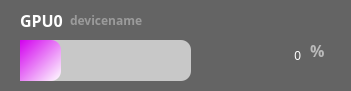
    <widget class="QFrame" name="frame_5">
     <property name="geometry">
      <rect>
       <x>400</x>
       <y>30</y>
       <width>351</width>
       <height>91</height>
      </rect>
     </property>
     <property name="styleSheet">
      <string notr="true">background-color:rgb(100, 100, 100);
border-style:solid;
border-radius: 10px;</string>
     </property>
     <property name="frameShape">
      <enum>QFrame::Shape::StyledPanel</enum>
     </property>
     <property name="frameShadow">
      <enum>QFrame::Shadow::Raised</enum>
     </property>
     <widget class="QLabel" name="cpu_name_7">
      <property name="geometry">
       <rect>
        <x>20</x>
        <y>10</y>
        <width>51</width>
        <height>21</height>
       </rect>
      </property>
      <property name="font">
       <font>
        <family>맑은 고딕</family>
        <pointsize>12</pointsize>
        <italic>false</italic>
        <bold>true</bold>
       </font>
      </property>
      <property name="styleSheet">
       <string notr="true">font: 700 12pt &quot;맑은 고딕&quot;;
color: rgb(255, 255, 255)</string>
      </property>
      <property name="text">
       <string>GPU0</string>
      </property>
     </widget>
     <widget class="QLabel" name="label_16">
      <property name="geometry">
       <rect>
        <x>170</x>
        <y>110</y>
        <width>91</width>
        <height>31</height>
       </rect>
      </property>
      <property name="styleSheet">
       <string notr="true">font: 700 14pt &quot;맑은 고딕&quot;;</string>
      </property>
      <property name="text">
       <string>0%</string>
      </property>
     </widget>
     <widget class="QLabel" name="label_17">
      <property name="geometry">
       <rect>
        <x>30</x>
        <y>140</y>
        <width>131</width>
        <height>31</height>
       </rect>
      </property>
      <property name="styleSheet">
       <string notr="true">font: 700 14pt &quot;맑은 고딕&quot;;</string>
      </property>
      <property name="text">
       <string>MEMORY:</string>
      </property>
     </widget>
     <widget class="QLabel" name="memory_usage_3">
      <property name="geometry">
       <rect>
        <x>170</x>
        <y>140</y>
        <width>91</width>
        <height>31</height>
       </rect>
      </property>
      <property name="styleSheet">
       <string notr="true">font: 700 14pt &quot;맑은 고딕&quot;;</string>
      </property>
      <property name="text">
       <string>0%</string>
      </property>
     </widget>
     <widget class="QProgressBar" name="gpu0_progressBar">
      <property name="geometry">
       <rect>
        <x>20</x>
        <y>40</y>
        <width>171</width>
        <height>41</height>
       </rect>
      </property>
      <property name="styleSheet">
       <string notr="true">QProgressBar{
	background-color : rgb(200, 200, 200);
	border-style:solid;
	border-top-right-radius: 10px;
    border-bottom-right-radius: 10px;
    border-top-left-radius: 0px;
    border-bottom-left-radius: 0px;
	text-align: center;
}

QProgressBar::chunk{
	border-top-right-radius: 10px;
    border-bottom-right-radius: 10px;
    border-top-left-radius: 0px;
    border-bottom-left-radius: 0px;
	
	background-color: qlineargradient(spread:pad, x1:0, y1:0, x2:1, y2:1, stop:0 rgba(210, 0, 238, 255), stop:1 rgba(255, 255, 255, 255));
	
	
		
}</string>
      </property>
      <property name="value">
       <number>24</number>
      </property>
      <property name="textVisible">
       <bool>false</bool>
      </property>
     </widget>
     <widget class="QLabel" name="cpu_name_8">
      <property name="geometry">
       <rect>
        <x>310</x>
        <y>40</y>
        <width>21</width>
        <height>21</height>
       </rect>
      </property>
      <property name="font">
       <font>
        <family>맑은 고딕</family>
        <pointsize>12</pointsize>
        <italic>false</italic>
        <bold>true</bold>
       </font>
      </property>
      <property name="styleSheet">
       <string notr="true">font: 700 12pt &quot;맑은 고딕&quot;;
color: rgb(186, 186, 186);</string>
      </property>
      <property name="text">
       <string>%</string>
      </property>
     </widget>
     <widget class="QLabel" name="gpu0_name">
      <property name="geometry">
       <rect>
        <x>70</x>
        <y>10</y>
        <width>171</width>
        <height>21</height>
       </rect>
      </property>
      <property name="font">
       <font>
        <family>맑은 고딕</family>
        <pointsize>9</pointsize>
        <italic>false</italic>
        <bold>true</bold>
       </font>
      </property>
      <property name="styleSheet">
       <string notr="true">font: 700 9pt &quot;맑은 고딕&quot;;
color: rgb(155, 155, 155)</string>
      </property>
      <property name="text">
       <string>devicename</string>
      </property>
     </widget>
     <widget class="QLabel" name="gpu0_usage">
      <property name="geometry">
       <rect>
        <x>200</x>
        <y>30</y>
        <width>101</width>
        <height>51</height>
       </rect>
      </property>
      <property name="layoutDirection">
       <enum>Qt::LayoutDirection::RightToLeft</enum>
      </property>
      <property name="styleSheet">
       <string notr="true">font: 700 40pt &quot;맑은 고딕&quot;;
color: rgb(255, 255, 255);</string>
      </property>
      <property name="text">
       <string>0</string>
      </property>
      <property name="alignment">
       <set>Qt::AlignmentFlag::AlignRight|Qt::AlignmentFlag::AlignTrailing|Qt::AlignmentFlag::AlignVCenter</set>
      </property>
     </widget>
    </widget>
